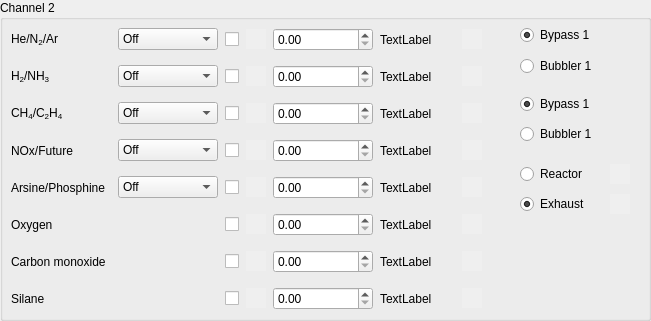
    <widget class="QGroupBox" name="groupBox_3">
     <property name="geometry">
      <rect>
       <x>20</x>
       <y>350</y>
       <width>651</width>
       <height>321</height>
      </rect>
     </property>
     <property name="title">
      <string>Channel 2</string>
     </property>
     <widget class="QWidget" name="gridLayoutWidget_2">
      <property name="geometry">
       <rect>
        <x>10</x>
        <y>20</y>
        <width>474</width>
        <height>301</height>
       </rect>
      </property>
      <layout class="QGridLayout" name="gridLayout_2">
       <item row="6" column="2">
        <widget class="QCheckBox" name="checkBox_ch2_mnf6_enable">
         <property name="enabled">
          <bool>true</bool>
         </property>
         <property name="sizePolicy">
          <sizepolicy hsizetype="Fixed" vsizetype="Fixed">
           <horstretch>0</horstretch>
           <verstretch>0</verstretch>
          </sizepolicy>
         </property>
         <property name="text">
          <string/>
         </property>
        </widget>
       </item>
       <item row="7" column="4">
        <widget class="QDoubleSpinBox" name="spinBox_ch2_mnf7_mfc_sp">
         <property name="minimumSize">
          <size>
           <width>100</width>
           <height>0</height>
          </size>
         </property>
         <property name="maximumSize">
          <size>
           <width>100</width>
           <height>16777215</height>
          </size>
         </property>
         <property name="maximum">
          <double>201.000000000000000</double>
         </property>
        </widget>
       </item>
       <item row="1" column="6">
        <widget class="QLabel" name="label_ch2_mnf1_mfc_status">
         <property name="maximumSize">
          <size>
           <width>20</width>
           <height>20</height>
          </size>
         </property>
         <property name="autoFillBackground">
          <bool>true</bool>
         </property>
         <property name="text">
          <string/>
         </property>
        </widget>
       </item>
       <item row="4" column="0">
        <widget class="QLabel" name="label_55">
         <property name="maximumSize">
          <size>
           <width>100</width>
           <height>16777215</height>
          </size>
         </property>
         <property name="text">
          <string>NOx/Future</string>
         </property>
        </widget>
       </item>
       <item row="7" column="0">
        <widget class="QLabel" name="label_23">
         <property name="maximumSize">
          <size>
           <width>120</width>
           <height>16777215</height>
          </size>
         </property>
         <property name="text">
          <string>Carbon monoxide</string>
         </property>
        </widget>
       </item>
       <item row="1" column="3">
        <widget class="QLabel" name="label_ch2_valve1_status">
         <property name="minimumSize">
          <size>
           <width>20</width>
           <height>20</height>
          </size>
         </property>
         <property name="maximumSize">
          <size>
           <width>20</width>
           <height>20</height>
          </size>
         </property>
         <property name="autoFillBackground">
          <bool>true</bool>
         </property>
         <property name="text">
          <string/>
         </property>
        </widget>
       </item>
       <item row="4" column="3">
        <widget class="QLabel" name="label_ch2_valve4_status">
         <property name="minimumSize">
          <size>
           <width>20</width>
           <height>20</height>
          </size>
         </property>
         <property name="maximumSize">
          <size>
           <width>20</width>
           <height>20</height>
          </size>
         </property>
         <property name="autoFillBackground">
          <bool>true</bool>
         </property>
         <property name="text">
          <string/>
         </property>
        </widget>
       </item>
       <item row="7" column="6">
        <widget class="QLabel" name="label_ch2_mnf7_mfc_status">
         <property name="maximumSize">
          <size>
           <width>20</width>
           <height>20</height>
          </size>
         </property>
         <property name="autoFillBackground">
          <bool>true</bool>
         </property>
         <property name="text">
          <string/>
         </property>
        </widget>
       </item>
       <item row="8" column="2">
        <widget class="QCheckBox" name="checkBox_ch2_mnf8_enable">
         <property name="enabled">
          <bool>true</bool>
         </property>
         <property name="sizePolicy">
          <sizepolicy hsizetype="Fixed" vsizetype="Fixed">
           <horstretch>0</horstretch>
           <verstretch>0</verstretch>
          </sizepolicy>
         </property>
         <property name="text">
          <string/>
         </property>
        </widget>
       </item>
       <item row="2" column="3">
        <widget class="QLabel" name="label_ch2_valve2_status">
         <property name="minimumSize">
          <size>
           <width>20</width>
           <height>20</height>
          </size>
         </property>
         <property name="maximumSize">
          <size>
           <width>20</width>
           <height>20</height>
          </size>
         </property>
         <property name="autoFillBackground">
          <bool>true</bool>
         </property>
         <property name="text">
          <string/>
         </property>
        </widget>
       </item>
       <item row="5" column="2">
        <widget class="QCheckBox" name="checkBox_ch2_mnf5_enable">
         <property name="enabled">
          <bool>true</bool>
         </property>
         <property name="sizePolicy">
          <sizepolicy hsizetype="Fixed" vsizetype="Fixed">
           <horstretch>0</horstretch>
           <verstretch>0</verstretch>
          </sizepolicy>
         </property>
         <property name="text">
          <string/>
         </property>
        </widget>
       </item>
       <item row="2" column="2">
        <widget class="QCheckBox" name="checkBox_ch2_mnf2_enable">
         <property name="enabled">
          <bool>true</bool>
         </property>
         <property name="sizePolicy">
          <sizepolicy hsizetype="Fixed" vsizetype="Fixed">
           <horstretch>0</horstretch>
           <verstretch>0</verstretch>
          </sizepolicy>
         </property>
         <property name="text">
          <string/>
         </property>
        </widget>
       </item>
       <item row="5" column="0">
        <widget class="QLabel" name="label_59">
         <property name="maximumSize">
          <size>
           <width>120</width>
           <height>16777215</height>
          </size>
         </property>
         <property name="text">
          <string>Arsine/Phosphine</string>
         </property>
        </widget>
       </item>
       <item row="1" column="1">
        <widget class="QComboBox" name="comboBox_ch2_mnf1_gas">
         <property name="maximumSize">
          <size>
           <width>100</width>
           <height>16777215</height>
          </size>
         </property>
         <item>
          <property name="text">
           <string>Off</string>
          </property>
         </item>
         <item>
          <property name="text">
           <string>Helium</string>
          </property>
         </item>
         <item>
          <property name="text">
           <string>Nitrogen</string>
          </property>
         </item>
         <item>
          <property name="text">
           <string>Argon</string>
          </property>
         </item>
        </widget>
       </item>
       <item row="8" column="6">
        <widget class="QLabel" name="label_ch2_mnf8_mfc_status">
         <property name="maximumSize">
          <size>
           <width>20</width>
           <height>20</height>
          </size>
         </property>
         <property name="autoFillBackground">
          <bool>true</bool>
         </property>
         <property name="text">
          <string/>
         </property>
        </widget>
       </item>
       <item row="4" column="1">
        <widget class="QComboBox" name="comboBox_ch2_mnf4_gas">
         <property name="maximumSize">
          <size>
           <width>100</width>
           <height>16777215</height>
          </size>
         </property>
         <item>
          <property name="text">
           <string>Off</string>
          </property>
         </item>
         <item>
          <property name="text">
           <string>Nitric Oxide</string>
          </property>
         </item>
         <item>
          <property name="text">
           <string>Future</string>
          </property>
         </item>
        </widget>
       </item>
       <item row="8" column="5">
        <widget class="QLabel" name="label_ch2_mnf8_mfc_rb">
         <property name="maximumSize">
          <size>
           <width>75</width>
           <height>16777215</height>
          </size>
         </property>
         <property name="text">
          <string>TextLabel</string>
         </property>
        </widget>
       </item>
       <item row="6" column="5">
        <widget class="QLabel" name="label_ch2_mnf6_mfc_rb">
         <property name="maximumSize">
          <size>
           <width>75</width>
           <height>16777215</height>
          </size>
         </property>
         <property name="text">
          <string>TextLabel</string>
         </property>
        </widget>
       </item>
       <item row="3" column="3">
        <widget class="QLabel" name="label_ch2_valve3_status">
         <property name="minimumSize">
          <size>
           <width>20</width>
           <height>20</height>
          </size>
         </property>
         <property name="maximumSize">
          <size>
           <width>20</width>
           <height>20</height>
          </size>
         </property>
         <property name="autoFillBackground">
          <bool>true</bool>
         </property>
         <property name="text">
          <string/>
         </property>
        </widget>
       </item>
       <item row="5" column="6">
        <widget class="QLabel" name="label_ch2_mnf5_mfc_status">
         <property name="maximumSize">
          <size>
           <width>20</width>
           <height>20</height>
          </size>
         </property>
         <property name="autoFillBackground">
          <bool>true</bool>
         </property>
         <property name="text">
          <string/>
         </property>
        </widget>
       </item>
       <item row="3" column="0">
        <widget class="QLabel" name="label_15">
         <property name="maximumSize">
          <size>
           <width>120</width>
           <height>16777215</height>
          </size>
         </property>
         <property name="text">
          <string>&lt;html&gt;&lt;head/&gt;&lt;body&gt;&lt;p&gt;CH&lt;span style=&quot; vertical-align:sub;&quot;&gt;4&lt;/span&gt;/C&lt;span style=&quot; vertical-align:sub;&quot;&gt;2&lt;/span&gt;H&lt;span style=&quot; vertical-align:sub;&quot;&gt;4&lt;/span&gt;&lt;/p&gt;&lt;/body&gt;&lt;/html&gt;</string>
         </property>
        </widget>
       </item>
       <item row="2" column="5">
        <widget class="QLabel" name="label_ch2_mnf2_mfc_rb">
         <property name="maximumSize">
          <size>
           <width>75</width>
           <height>16777215</height>
          </size>
         </property>
         <property name="text">
          <string>TextLabel</string>
         </property>
        </widget>
       </item>
       <item row="5" column="4">
        <widget class="QDoubleSpinBox" name="spinBox_ch2_mnf5_mfc_sp">
         <property name="minimumSize">
          <size>
           <width>100</width>
           <height>0</height>
          </size>
         </property>
         <property name="maximumSize">
          <size>
           <width>100</width>
           <height>16777215</height>
          </size>
         </property>
         <property name="maximum">
          <double>201.000000000000000</double>
         </property>
        </widget>
       </item>
       <item row="2" column="1">
        <widget class="QComboBox" name="comboBox_ch2_mnf2_gas">
         <property name="maximumSize">
          <size>
           <width>100</width>
           <height>16777215</height>
          </size>
         </property>
         <item>
          <property name="text">
           <string>Off</string>
          </property>
         </item>
         <item>
          <property name="text">
           <string>Hydrogen</string>
          </property>
         </item>
         <item>
          <property name="text">
           <string>Ammonia</string>
          </property>
         </item>
        </widget>
       </item>
       <item row="3" column="4">
        <widget class="QDoubleSpinBox" name="spinBox_ch2_mnf3_mfc_sp">
         <property name="minimumSize">
          <size>
           <width>100</width>
           <height>0</height>
          </size>
         </property>
         <property name="maximumSize">
          <size>
           <width>100</width>
           <height>16777215</height>
          </size>
         </property>
         <property name="maximum">
          <double>201.000000000000000</double>
         </property>
        </widget>
       </item>
       <item row="2" column="6">
        <widget class="QLabel" name="label_ch2_mnf2_mfc_status">
         <property name="maximumSize">
          <size>
           <width>20</width>
           <height>20</height>
          </size>
         </property>
         <property name="autoFillBackground">
          <bool>true</bool>
         </property>
         <property name="text">
          <string/>
         </property>
        </widget>
       </item>
       <item row="3" column="1">
        <widget class="QComboBox" name="comboBox_ch2_mnf3_gas">
         <property name="maximumSize">
          <size>
           <width>100</width>
           <height>16777215</height>
          </size>
         </property>
         <item>
          <property name="text">
           <string>Off</string>
          </property>
         </item>
         <item>
          <property name="text">
           <string>Methane</string>
          </property>
         </item>
         <item>
          <property name="text">
           <string>Ethylene</string>
          </property>
         </item>
        </widget>
       </item>
       <item row="5" column="1">
        <widget class="QComboBox" name="comboBox_ch2_mnf5_gas">
         <property name="maximumSize">
          <size>
           <width>100</width>
           <height>16777215</height>
          </size>
         </property>
         <item>
          <property name="text">
           <string>Off</string>
          </property>
         </item>
         <item>
          <property name="text">
           <string>Arsine</string>
          </property>
         </item>
         <item>
          <property name="text">
           <string>Phosphine</string>
          </property>
         </item>
        </widget>
       </item>
       <item row="1" column="0">
        <widget class="QLabel" name="label_13">
         <property name="maximumSize">
          <size>
           <width>120</width>
           <height>16777215</height>
          </size>
         </property>
         <property name="text">
          <string>&lt;html&gt;&lt;head/&gt;&lt;body&gt;&lt;p&gt;He/N&lt;span style=&quot; vertical-align:sub;&quot;&gt;2&lt;/span&gt;/Ar&lt;/p&gt;&lt;/body&gt;&lt;/html&gt;</string>
         </property>
        </widget>
       </item>
       <item row="1" column="2">
        <widget class="QCheckBox" name="checkBox_ch2_mnf1_enable">
         <property name="enabled">
          <bool>true</bool>
         </property>
         <property name="sizePolicy">
          <sizepolicy hsizetype="Fixed" vsizetype="Fixed">
           <horstretch>0</horstretch>
           <verstretch>0</verstretch>
          </sizepolicy>
         </property>
         <property name="text">
          <string/>
         </property>
        </widget>
       </item>
       <item row="6" column="4">
        <widget class="QDoubleSpinBox" name="spinBox_ch2_mnf6_mfc_sp">
         <property name="minimumSize">
          <size>
           <width>100</width>
           <height>0</height>
          </size>
         </property>
         <property name="maximumSize">
          <size>
           <width>100</width>
           <height>16777215</height>
          </size>
         </property>
         <property name="maximum">
          <double>201.000000000000000</double>
         </property>
        </widget>
       </item>
       <item row="7" column="5">
        <widget class="QLabel" name="label_ch2_mnf7_mfc_rb">
         <property name="maximumSize">
          <size>
           <width>75</width>
           <height>16777215</height>
          </size>
         </property>
         <property name="text">
          <string>TextLabel</string>
         </property>
        </widget>
       </item>
       <item row="6" column="0">
        <widget class="QLabel" name="label_17">
         <property name="maximumSize">
          <size>
           <width>100</width>
           <height>16777215</height>
          </size>
         </property>
         <property name="text">
          <string>Oxygen</string>
         </property>
        </widget>
       </item>
       <item row="8" column="4">
        <widget class="QDoubleSpinBox" name="spinBox_ch2_mnf8_mfc_sp">
         <property name="minimumSize">
          <size>
           <width>100</width>
           <height>0</height>
          </size>
         </property>
         <property name="maximumSize">
          <size>
           <width>100</width>
           <height>16777215</height>
          </size>
         </property>
         <property name="maximum">
          <double>201.000000000000000</double>
         </property>
        </widget>
       </item>
       <item row="2" column="4">
        <widget class="QDoubleSpinBox" name="spinBox_ch2_mnf2_mfc_sp">
         <property name="minimumSize">
          <size>
           <width>100</width>
           <height>0</height>
          </size>
         </property>
         <property name="maximumSize">
          <size>
           <width>100</width>
           <height>16777215</height>
          </size>
         </property>
         <property name="maximum">
          <double>201.000000000000000</double>
         </property>
        </widget>
       </item>
       <item row="4" column="6">
        <widget class="QLabel" name="label_ch2_mnf4_mfc_status">
         <property name="maximumSize">
          <size>
           <width>20</width>
           <height>20</height>
          </size>
         </property>
         <property name="autoFillBackground">
          <bool>true</bool>
         </property>
         <property name="text">
          <string/>
         </property>
        </widget>
       </item>
       <item row="1" column="5">
        <widget class="QLabel" name="label_ch2_mnf1_mfc_rb">
         <property name="maximumSize">
          <size>
           <width>75</width>
           <height>16777215</height>
          </size>
         </property>
         <property name="text">
          <string>TextLabel</string>
         </property>
        </widget>
       </item>
       <item row="3" column="6">
        <widget class="QLabel" name="label_ch2_mnf3_mfc_status">
         <property name="maximumSize">
          <size>
           <width>20</width>
           <height>20</height>
          </size>
         </property>
         <property name="autoFillBackground">
          <bool>true</bool>
         </property>
         <property name="text">
          <string/>
         </property>
        </widget>
       </item>
       <item row="6" column="6">
        <widget class="QLabel" name="label_ch2_mnf6_mfc_status">
         <property name="maximumSize">
          <size>
           <width>20</width>
           <height>20</height>
          </size>
         </property>
         <property name="autoFillBackground">
          <bool>true</bool>
         </property>
         <property name="text">
          <string/>
         </property>
        </widget>
       </item>
       <item row="4" column="2">
        <widget class="QCheckBox" name="checkBox_ch2_mnf4_enable">
         <property name="enabled">
          <bool>true</bool>
         </property>
         <property name="sizePolicy">
          <sizepolicy hsizetype="Fixed" vsizetype="Fixed">
           <horstretch>0</horstretch>
           <verstretch>0</verstretch>
          </sizepolicy>
         </property>
         <property name="text">
          <string/>
         </property>
        </widget>
       </item>
       <item row="8" column="0">
        <widget class="QLabel" name="label_57">
         <property name="maximumSize">
          <size>
           <width>100</width>
           <height>16777215</height>
          </size>
         </property>
         <property name="text">
          <string>Silane</string>
         </property>
        </widget>
       </item>
       <item row="2" column="0">
        <widget class="QLabel" name="label_16">
         <property name="maximumSize">
          <size>
           <width>120</width>
           <height>16777215</height>
          </size>
         </property>
         <property name="text">
          <string>&lt;html&gt;&lt;head/&gt;&lt;body&gt;&lt;p&gt;H&lt;span style=&quot; vertical-align:sub;&quot;&gt;2&lt;/span&gt;/NH&lt;span style=&quot; vertical-align:sub;&quot;&gt;3&lt;/span&gt;&lt;/p&gt;&lt;/body&gt;&lt;/html&gt;</string>
         </property>
        </widget>
       </item>
       <item row="4" column="5">
        <widget class="QLabel" name="label_ch2_mnf4_mfc_rb">
         <property name="maximumSize">
          <size>
           <width>75</width>
           <height>16777215</height>
          </size>
         </property>
         <property name="text">
          <string>TextLabel</string>
         </property>
        </widget>
       </item>
       <item row="4" column="4">
        <widget class="QDoubleSpinBox" name="spinBox_ch2_mnf4_mfc_sp">
         <property name="minimumSize">
          <size>
           <width>100</width>
           <height>0</height>
          </size>
         </property>
         <property name="maximumSize">
          <size>
           <width>100</width>
           <height>16777215</height>
          </size>
         </property>
         <property name="maximum">
          <double>201.000000000000000</double>
         </property>
        </widget>
       </item>
       <item row="5" column="5">
        <widget class="QLabel" name="label_ch2_mnf5_mfc_rb">
         <property name="maximumSize">
          <size>
           <width>75</width>
           <height>16777215</height>
          </size>
         </property>
         <property name="text">
          <string>TextLabel</string>
         </property>
        </widget>
       </item>
       <item row="3" column="2">
        <widget class="QCheckBox" name="checkBox_ch2_mnf3_enable">
         <property name="enabled">
          <bool>true</bool>
         </property>
         <property name="sizePolicy">
          <sizepolicy hsizetype="Fixed" vsizetype="Fixed">
           <horstretch>0</horstretch>
           <verstretch>0</verstretch>
          </sizepolicy>
         </property>
         <property name="text">
          <string/>
         </property>
        </widget>
       </item>
       <item row="7" column="2">
        <widget class="QCheckBox" name="checkBox_ch2_mnf7_enable">
         <property name="enabled">
          <bool>true</bool>
         </property>
         <property name="sizePolicy">
          <sizepolicy hsizetype="Fixed" vsizetype="Fixed">
           <horstretch>0</horstretch>
           <verstretch>0</verstretch>
          </sizepolicy>
         </property>
         <property name="text">
          <string/>
         </property>
        </widget>
       </item>
       <item row="3" column="5">
        <widget class="QLabel" name="label_ch2_mnf3_mfc_rb">
         <property name="maximumSize">
          <size>
           <width>75</width>
           <height>16777215</height>
          </size>
         </property>
         <property name="text">
          <string>TextLabel</string>
         </property>
        </widget>
       </item>
       <item row="1" column="4">
        <widget class="QDoubleSpinBox" name="spinBox_ch2_mnf1_mfc_sp">
         <property name="minimumSize">
          <size>
           <width>100</width>
           <height>0</height>
          </size>
         </property>
         <property name="maximumSize">
          <size>
           <width>100</width>
           <height>16777215</height>
          </size>
         </property>
         <property name="maximum">
          <double>201.000000000000000</double>
         </property>
        </widget>
       </item>
       <item row="5" column="3">
        <widget class="QLabel" name="label_ch2_valve5_status">
         <property name="minimumSize">
          <size>
           <width>20</width>
           <height>20</height>
          </size>
         </property>
         <property name="maximumSize">
          <size>
           <width>20</width>
           <height>20</height>
          </size>
         </property>
         <property name="autoFillBackground">
          <bool>true</bool>
         </property>
         <property name="text">
          <string/>
         </property>
        </widget>
       </item>
       <item row="6" column="3">
        <widget class="QLabel" name="label_ch2_valve6_status">
         <property name="minimumSize">
          <size>
           <width>20</width>
           <height>20</height>
          </size>
         </property>
         <property name="maximumSize">
          <size>
           <width>20</width>
           <height>20</height>
          </size>
         </property>
         <property name="autoFillBackground">
          <bool>true</bool>
         </property>
         <property name="text">
          <string/>
         </property>
        </widget>
       </item>
       <item row="7" column="3">
        <widget class="QLabel" name="label_ch2_valve7_status">
         <property name="minimumSize">
          <size>
           <width>20</width>
           <height>20</height>
          </size>
         </property>
         <property name="maximumSize">
          <size>
           <width>20</width>
           <height>20</height>
          </size>
         </property>
         <property name="autoFillBackground">
          <bool>true</bool>
         </property>
         <property name="text">
          <string/>
         </property>
        </widget>
       </item>
       <item row="8" column="3">
        <widget class="QLabel" name="label_ch2_valve8_status">
         <property name="minimumSize">
          <size>
           <width>20</width>
           <height>20</height>
          </size>
         </property>
         <property name="maximumSize">
          <size>
           <width>20</width>
           <height>20</height>
          </size>
         </property>
         <property name="autoFillBackground">
          <bool>true</bool>
         </property>
         <property name="text">
          <string/>
         </property>
        </widget>
       </item>
      </layout>
     </widget>
     <widget class="QWidget" name="verticalLayoutWidget_13">
      <property name="geometry">
       <rect>
        <x>520</x>
        <y>20</y>
        <width>102</width>
        <height>61</height>
       </rect>
      </property>
      <layout class="QVBoxLayout" name="verticalLayout_21">
       <item>
        <widget class="QRadioButton" name="radioButton_ch2_bypass1">
         <property name="text">
          <string>Bypass 1</string>
         </property>
         <property name="checked">
          <bool>true</bool>
         </property>
        </widget>
       </item>
       <item>
        <widget class="QRadioButton" name="radioButton_ch2_bubbler1">
         <property name="enabled">
          <bool>true</bool>
         </property>
         <property name="minimumSize">
          <size>
           <width>100</width>
           <height>0</height>
          </size>
         </property>
         <property name="text">
          <string>Bubbler 1</string>
         </property>
        </widget>
       </item>
      </layout>
     </widget>
     <widget class="QWidget" name="verticalLayoutWidget_14">
      <property name="geometry">
       <rect>
        <x>520</x>
        <y>90</y>
        <width>102</width>
        <height>60</height>
       </rect>
      </property>
      <layout class="QVBoxLayout" name="verticalLayout_22">
       <item>
        <widget class="QRadioButton" name="radioButton_ch2_bypass2">
         <property name="text">
          <string>Bypass 1</string>
         </property>
         <property name="checked">
          <bool>true</bool>
         </property>
        </widget>
       </item>
       <item>
        <widget class="QRadioButton" name="radioButton_ch2_bubbler2">
         <property name="enabled">
          <bool>true</bool>
         </property>
         <property name="minimumSize">
          <size>
           <width>100</width>
           <height>0</height>
          </size>
         </property>
         <property name="text">
          <string>Bubbler 1</string>
         </property>
        </widget>
       </item>
      </layout>
     </widget>
     <widget class="QWidget" name="gridLayoutWidget_6">
      <property name="geometry">
       <rect>
        <x>520</x>
        <y>160</y>
        <width>110</width>
        <height>60</height>
       </rect>
      </property>
      <layout class="QGridLayout" name="gridLayout_6">
       <item row="0" column="0">
        <widget class="QRadioButton" name="radioButton_ch2_reactor">
         <property name="text">
          <string>Reactor</string>
         </property>
        </widget>
       </item>
       <item row="1" column="0">
        <widget class="QRadioButton" name="radioButton_ch2_exhaust">
         <property name="text">
          <string>Exhaust</string>
         </property>
         <property name="checked">
          <bool>true</bool>
         </property>
        </widget>
       </item>
       <item row="0" column="1">
        <widget class="QLabel" name="label_ch2_reactor_status">
         <property name="maximumSize">
          <size>
           <width>20</width>
           <height>20</height>
          </size>
         </property>
         <property name="autoFillBackground">
          <bool>true</bool>
         </property>
         <property name="text">
          <string/>
         </property>
        </widget>
       </item>
       <item row="1" column="1">
        <widget class="QLabel" name="label_ch2_exhaust_status">
         <property name="minimumSize">
          <size>
           <width>20</width>
           <height>20</height>
          </size>
         </property>
         <property name="maximumSize">
          <size>
           <width>20</width>
           <height>20</height>
          </size>
         </property>
         <property name="autoFillBackground">
          <bool>true</bool>
         </property>
         <property name="text">
          <string/>
         </property>
        </widget>
       </item>
      </layout>
     </widget>
    </widget>
